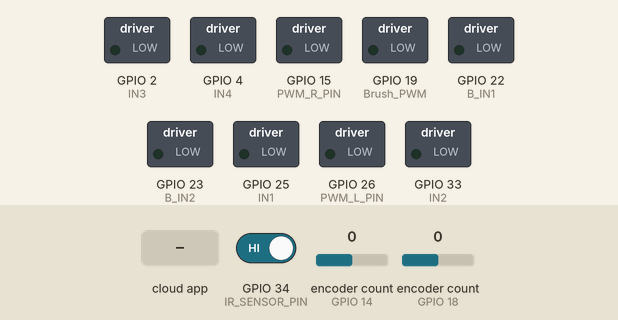
Recording of a sketch running on a simulated ESP32. Shown: switched loads named in the sketch (green lamp = pin HIGH). Inputs (shaded band) come from the test bench; at power-on: GPIO 34 (IR_SENSOR_PIN) HIGH, encoder count (sensors on GPIO 14, GPIO 18) 0. WiFi joins after 1.5 s; servers stay silent unless stated; the ROS host is connected and sends only what is stated; what the sketch prints to the serial monitor is not drawn.

Above: at 2.7 s.
2.8 s: the phone or cloud app sets linear.x to -100
At 3.4 s:
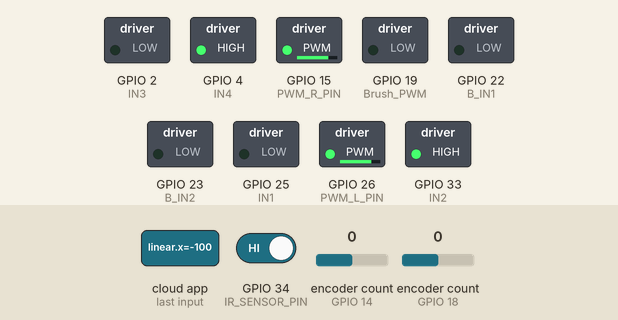
4.5 s: the phone or cloud app sets angular.z to -100
At 4.8 s:
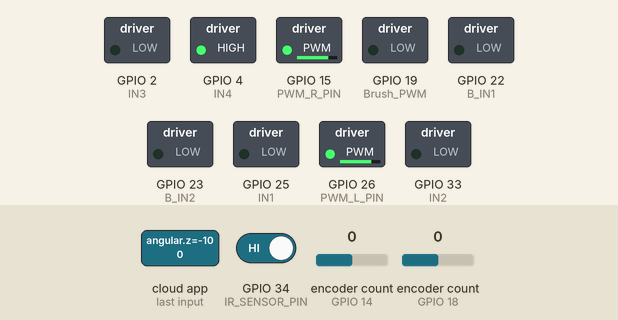
6.0 s: the phone or cloud app sets brush_cmd to 0
At 7.2 s:
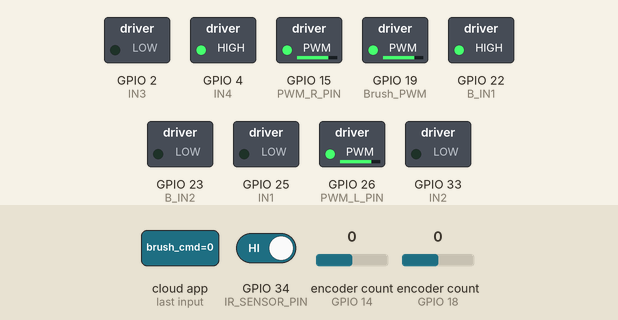
7.5 s: the phone or cloud app sets linear.x to 0
At 8.7 s:
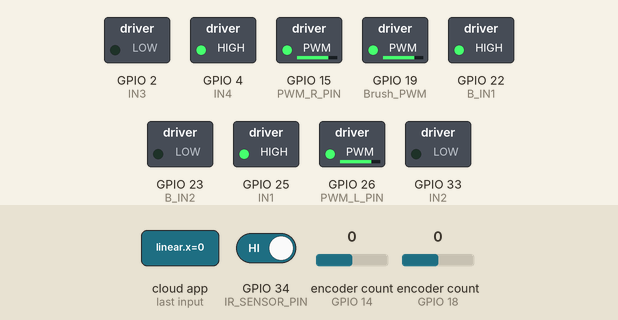
9.0 s: the phone or cloud app sets angular.z to 0
At 10.2 s:
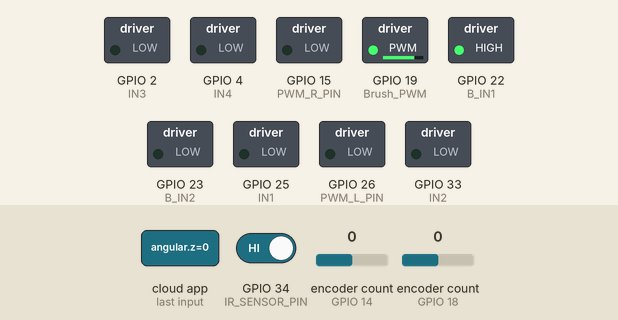
10.5 s: the phone or cloud app sets linear.x to 100
At 11.8 s:
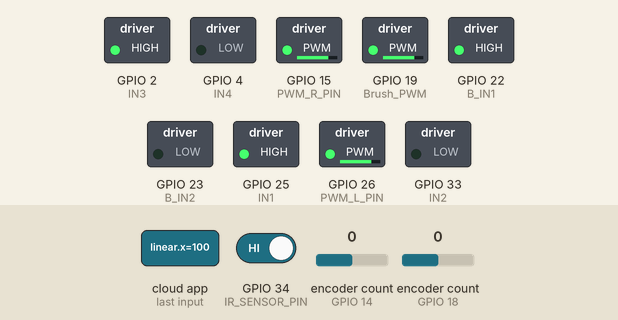
Timing chart, 0 to 13.0 s (numbered marks = the images above; inputs shaded):
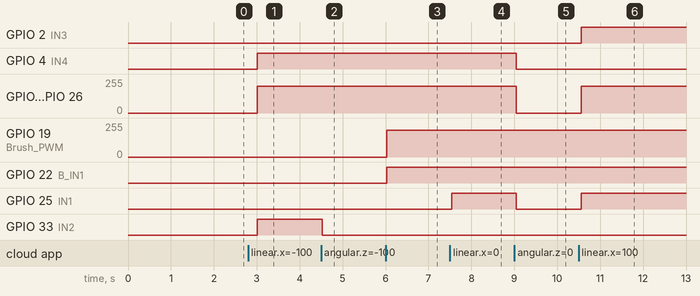

The sketch:

spcr_ir.ino
```cpp
#define ROSSERIAL_ARDUINO_TCP
#include "WiFi.h"
#include <ros.h>
#include <geometry_msgs/Twist.h>
#include <std_msgs/Int16.h>
#include <std_msgs/Bool.h>
#include <std_msgs/Empty.h>
#include <ESP32Encoder.h>

#define IN1 25 // Left wheel
#define IN2 33
#define PWM_L_PIN 26
#define IN3 2 //Right Wheel
#define IN4 4
#define PWM_R_PIN 15
#define B_IN1 22 // Brush
#define B_IN2 23
#define Brush_PWM 19

#define C1_L 13 //Left encoder
#define C2_L 14
#define C1_R 18 //Right encoder
#define C2_R 5

#define IR_SENSOR_PIN 34 //Infrared sensor

float left_wheel;
float right_wheel;

ESP32Encoder encoderLeft;
ESP32Encoder encoderRight;

bool brush_motor_state = false; // Variable to hold brush motor state

IPAddress server(172, 20, 10, 2);
uint16_t serverPort = 11411;
const char*  ssid = "iPhone B";
const char*  password = "123123123";

void cmdVel_to_pwm_cb( const geometry_msgs::Twist& velocity_msg);
void brush_cmd_cb(const std_msgs::Empty&);

ros::NodeHandle  nh; //Create ros node
ros::Subscriber<geometry_msgs::Twist> sub("/cmd_vel", &cmdVel_to_pwm_cb );
ros::Subscriber<std_msgs::Empty> brush_sub("/brush_cmd", &brush_cmd_cb);
std_msgs::Int16 encoderLeftMsg;
ros::Publisher encoderLeftPub("enc_l_data",&encoderLeftMsg);

std_msgs::Int16 encoderRightMsg;
ros::Publisher encoderRightPub("enc_r_data",&encoderRightMsg);

std_msgs::Bool ir_sensorMsg;
ros::Publisher ir_sensorPub("ir_sensor_status", &ir_sensorMsg);


void setup()
{
 Serial.begin(115200);
 setupWiFi();
 nh.getHardware()->setConnection(server, serverPort);
//Set motor pin as output
 pinMode(IN3,OUTPUT); //Left
 pinMode(IN4,OUTPUT);
 pinMode(PWM_L_PIN,OUTPUT);
 pinMode(IN1,OUTPUT); //Right
 pinMode(IN2,OUTPUT);
 pinMode(PWM_R_PIN,OUTPUT);

 pinMode(IR_SENSOR_PIN, INPUT); //Ir sensor

 pinMode(B_IN1, OUTPUT); // Brush
 pinMode(B_IN2, OUTPUT);
 pinMode(Brush_PWM, OUTPUT);
 //Encoder
 pinMode(C1_L,INPUT_PULLUP);
 pinMode(C2_L,INPUT_PULLUP);
 pinMode(C1_R,INPUT_PULLUP);
 pinMode(C2_R,INPUT_PULLUP);

 encoderLeft.attachHalfQuad(C2_L,C1_L); //Set as left encoder
 encoderRight.attachHalfQuad(C1_R,C2_R); //Set as right encoder


 ledcSetup(0,5000,8); //(pwm_channel,freq,resolution)
 ledcAttachPin(PWM_L_PIN,0);//set channel to EN

 ledcSetup(1,5000,8); // Set channel 1
 ledcAttachPin(PWM_R_PIN,1);

 ledcSetup(2,5000,8); // Setup PWM for brush motor
 ledcAttachPin(Brush_PWM, 2); // Attach brush motor PWM to the corresponding pin

 Stop(); //Initialize motor in stop condition
 nh.initNode(); //Initialize the node
 nh.advertise(encoderLeftPub); //Publish the data
 nh.advertise(encoderRightPub);
 nh.advertise(ir_sensorPub); // Add IR sensor publisher
 nh.subscribe(brush_sub); // Subscribe to brush control topic
 nh.subscribe(sub);
}

void loop()
{
 long encoderLeftValue= encoderLeft.getCount(); //Lib to count++
 long encoderRightValue= encoderRight.getCount();

 encoderLeftMsg.data = encoderLeftValue;
 encoderLeftPub.publish(&encoderLeftMsg);

 encoderRightMsg.data=encoderRightValue;
 encoderRightPub.publish(&encoderRightMsg);

 bool irSensorStatus = digitalRead(IR_SENSOR_PIN) == LOW;
 ir_sensorMsg.data = irSensorStatus;
 ir_sensorPub.publish(&ir_sensorMsg);

 nh.spinOnce();//Run the node once only
 delay(300);
}

void setupWiFi()
{
   WiFi.begin(ssid, password);
   while (WiFi.status() != WL_CONNECTED) { delay(500);Serial.print("."); }
   Serial.print("SSID: ");
   Serial.println(WiFi.SSID());
   Serial.print("IP:   ");
   Serial.println(WiFi.localIP());

}

void cmdVel_to_pwm_cb( const geometry_msgs::Twist& velocity_msg){

    right_wheel = (velocity_msg.linear.x + velocity_msg.angular.z ) / 2 ;
    left_wheel = (velocity_msg.linear.x - velocity_msg.angular.z ) /2 ;
    direction();
    speed();
    if ( velocity_msg.linear.x ==0.0 & velocity_msg.angular.z ==0.0){
        Stop();
    }
    Serial.print(left_wheel);Serial.print(" / ");Serial.println(right_wheel);

}

void direction(){
    digitalWrite(IN1, left_wheel >0 );
    digitalWrite(IN2,left_wheel < 0);
    digitalWrite(IN3,right_wheel > 0 );
    digitalWrite(IN4,right_wheel < 0);
}

void speed (){
    ledcWrite(0, 200);
    ledcWrite(1, 200);
}

void Stop()
{
  digitalWrite(IN1,LOW); //Set as 0
  digitalWrite(IN2,LOW);
  digitalWrite(IN3,LOW);
  digitalWrite(IN4,LOW);

  ledcWrite(0,0);//(Channel,PWM)
  ledcWrite(1,0);
}

void brush_cmd_cb(const std_msgs::Empty&)
{
  brush_motor_state = !brush_motor_state; // Toggle brush motor state
  if (brush_motor_state) {
    // Turn on the brush motor
    digitalWrite(B_IN1, HIGH);
    digitalWrite(B_IN2, LOW);
    ledcWrite(2, 200);  // Set PWM for brush motor
  } else {
    // Turn off the brush motor
    digitalWrite(B_IN1, LOW);
    digitalWrite(B_IN2, LOW);
    ledcWrite(2, 0);  // Set PWM to 0 to stop the brush motor
  }
}
```

Measured:
- after the input at 2.8 s, GPIO 4 (IN4), GPIO 33 (IN2): LOW → HIGH after 0.21 s; GPIO 15 (PWM_R_PIN), GPIO 26 (PWM_L_PIN): 0/255 → 199/255 after 0.21 s
- after the input at 4.5 s, GPIO 33 (IN2): HIGH → LOW at once
- after the input at 6.0 s, GPIO 19 (Brush_PWM): 0/255 → 199/255 at once; GPIO 22 (B_IN1): LOW → HIGH at once
- after the input at 7.5 s, GPIO 25 (IN1): LOW → HIGH at once
- after the input at 9.0 s, GPIO 4 (IN4), GPIO 25 (IN1): HIGH → LOW after 0.05 s; GPIO 15 (PWM_R_PIN), GPIO 26 (PWM_L_PIN): 199/255 → 0/255 after 0.05 s
- after the input at 10.5 s, GPIO 2 (IN3), GPIO 25 (IN1): LOW → HIGH after 0.05 s; GPIO 15 (PWM_R_PIN), GPIO 26 (PWM_L_PIN): 0/255 → 199/255 after 0.05 s
